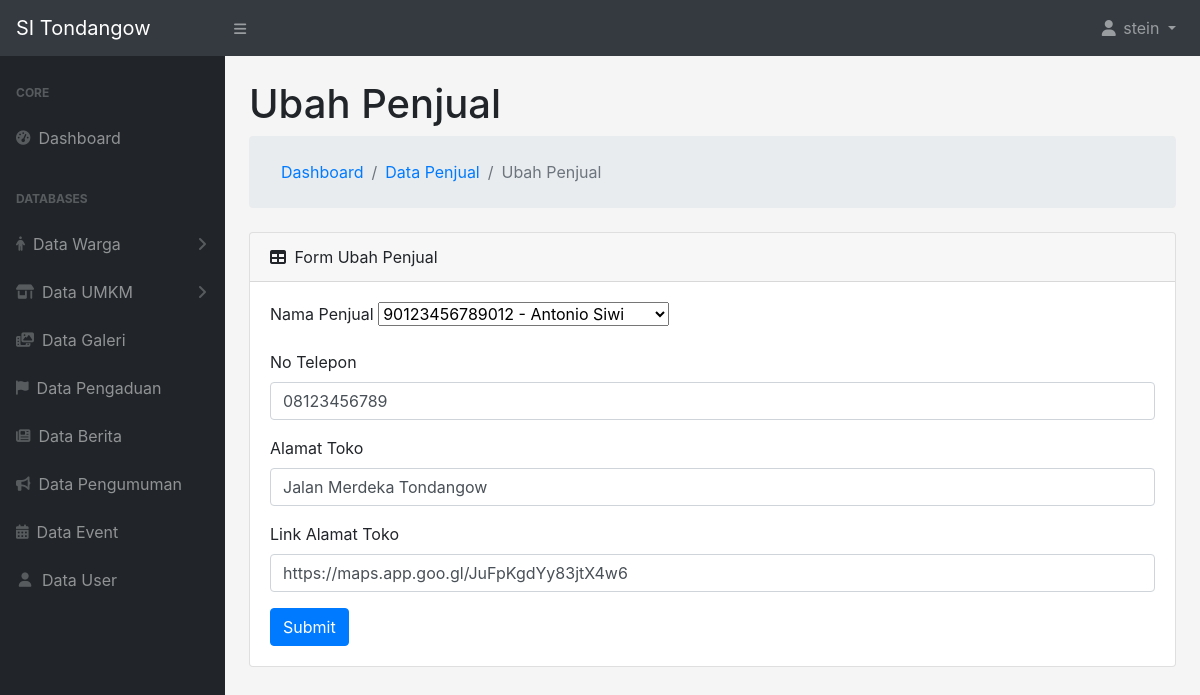
Screenshot of /adminSidesa/models/ubahPenjual.php?id=1 (signed in) with the database file from the repository.
### tables this page shows
CREATE TABLE `penjual` (
  `id_penjual` int(11) NOT NULL,
  `nama_penjual` int(20) NOT NULL,
  `no_telepon` varchar(255) NOT NULL,
  `alamat_toko` varchar(255) NOT NULL,
  `link_alamat_toko` varchar(255) NOT NULL
);

CREATE TABLE `penduduk` (
  `id` int(11) NOT NULL,
  `no_kk` int(255) NOT NULL,
  `nik` varchar(255) NOT NULL,
  `nama` varchar(255) NOT NULL,
  `tanggal_lahir` date NOT NULL,
  `jenis_kelamin` varchar(255) NOT NULL,
  `agama` varchar(255) NOT NULL,
  `pekerjaan` varchar(255) NOT NULL,
  `alamat_lengkap` varchar(255) NOT NULL
);

### adminSidesa/functions/general.php (called while the page is built, shortened)
<?php
require_once 'dbconnect.php';
function query($query)
{
    global $dbconnect;
    $result = mysqli_query($dbconnect, $query);
    $rows = [];
    while ($row = mysqli_fetch_assoc($result)) {
        $rows[] = $row;
    }
    return $rows;
}
?>

### adminSidesa/models/ubahPenjual.php (the view, shortened to what this page needs)
<?php
include '../templates/header.php';
$pageName = 'Ubah Penjual';
$getId=$_GET['id'];
$queryPenjual=query("SELECT * FROM penjual INNER JOIN penduduk ON penjual.nama_penjual=penduduk.id WHERE id_penjual='$getId'")[0];
?>
<div id="layoutSidenav_content">
    <main>
        <div class="container-fluid">
            <h1 class="mt-4"><?= $pageName ?></h1>
            <ol class="breadcrumb mb-4">
                <ol class="breadcrumb mb-0">
                    <li class="breadcrumb-item"><a href="../index.php">Dashboard</a></li>
                    <li class="breadcrumb-item"><a href="../controllers/dataPenjual.php">Data Penjual</a></li>
                    <li class="breadcrumb-item active"><?= $pageName ?></li>
                </ol>
            </ol>
            <div class="card mb-4">
                <div class="card-header">
                    <div>
                        <i class="fas fa-table mr-1 position-relative"></i>
                        Form <?= $pageName ?>
                    </div>
                </div>
                <div class="card-body">
                    <form name="form" id="form" action="#" method="post" enctype="multipart/form-data">
                        <div class="form-group">
                            <label for="nama_penjual">Nama Penjual</label>
                            <select name="nama_penjual" id="selectize" class="form-select" required>
                                <option value="<?=$queryPenjual['nama_penjual']?>" selected><?=$queryPenjual['nik']?> - <?=$queryPenjual['nama']?></option>
                            </select>
                        </div>
                        <div class="form-group">
                            <label for="no_telepon">No Telepon</label>
                            <input value="<?=$queryPenjual['no_telepon']?>" name="no_telepon" id="no_telepon" autocomplete="off" type="number" class="form-control" placeholder="..." required>
                        </div>
                        <div class="form-group">
                            <label for="alamat_toko">Alamat Toko</label>
                            <input value="<?=$queryPenjual['alamat_toko']?>" name="alamat_toko" id="lokasi" autocomplete="off" type="text" class="form-control" placeholder="..." required>
                        </div>
                        <div class="form-group">
                            <label for="link_alamat_toko">Link Alamat Toko</label>
                            <input value="<?=$queryPenjual['link_alamat_toko']?>" name="link_alamat_toko" id="link_alamat_toko" autocomplete="off" type="text" class="form-control" placeholder="..." required>
                        </div>
                        <button name="submit" id="submit" type="submit" class="btn btn-primary">Submit</button>
                    </form>
                </div>
            </div>
        </div>
    </main>
</div>
</div>
<?php include '../templates/footer.php'; ?>

### rows the page displays
penjual: nama_penjual "90123456789012 - Antonio Siwi", no_telepon "08123456789", alamat_toko "Jalan Merdeka Tondangow", link_alamat_toko "https://maps.app.goo.gl/JuFpKgdYy83jtX4w6"

### other values shown
$_SESSION['username'] "stein"
$pageName "Ubah Penjual"
